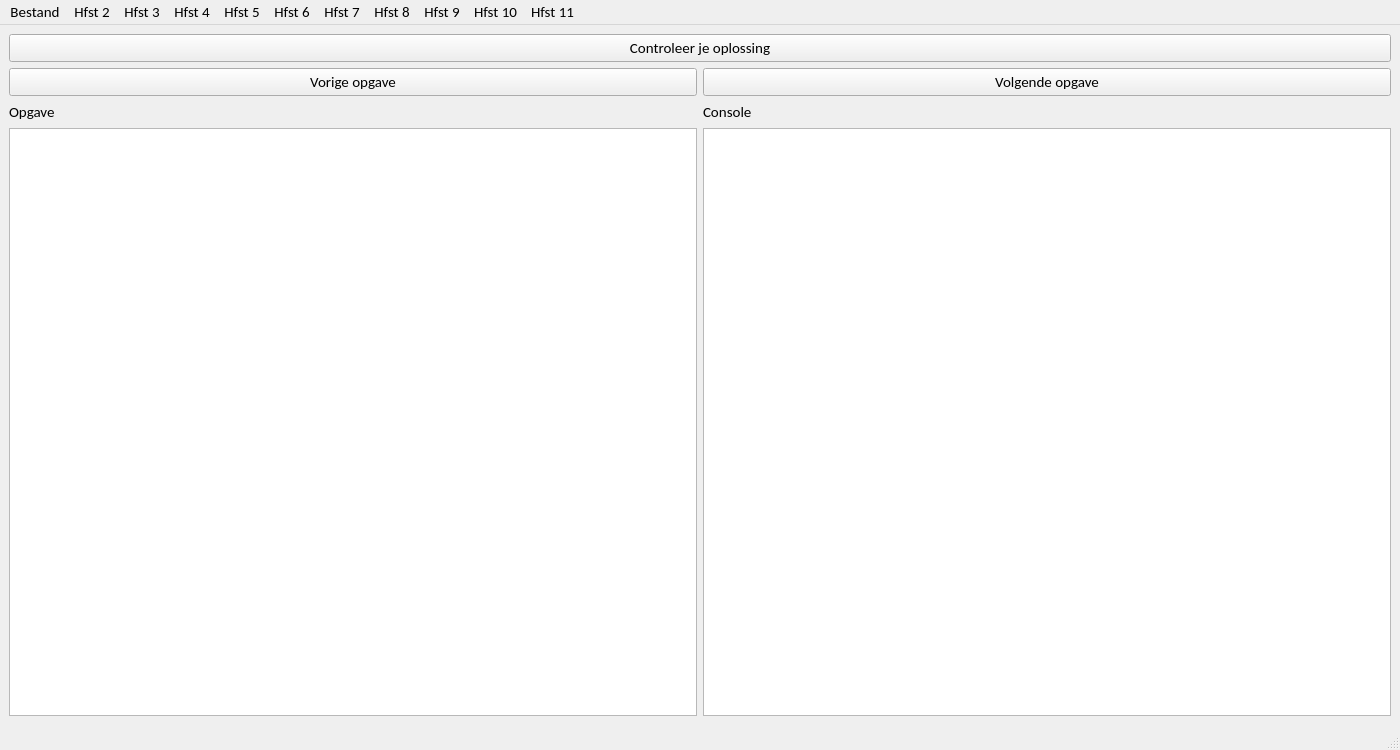
<?xml version="1.0" encoding="UTF-8"?>
<ui version="4.0">
 <class>MainWindow</class>
 <widget class="QMainWindow" name="MainWindow">
  <property name="geometry">
   <rect>
    <x>0</x>
    <y>0</y>
    <width>1400</width>
    <height>750</height>
   </rect>
  </property>
  <property name="font">
   <font>
    <family>Calibri</family>
    <pointsize>11</pointsize>
   </font>
  </property>
  <property name="windowTitle">
   <string>Python opgaven</string>
  </property>
  <widget class="QWidget" name="centralwidget">
   <layout class="QGridLayout" name="gridLayout">
    <item row="4" column="1">
     <widget class="QTextBrowser" name="textConsole"/>
    </item>
    <item row="4" column="0">
     <widget class="QTextBrowser" name="textOpgave"/>
    </item>
    <item row="2" column="0">
     <widget class="QPushButton" name="pushButtonPrev">
      <property name="text">
       <string>Vorige opgave</string>
      </property>
     </widget>
    </item>
    <item row="3" column="0">
     <widget class="QLabel" name="labelOpgave">
      <property name="text">
       <string>Opgave</string>
      </property>
     </widget>
    </item>
    <item row="2" column="1">
     <widget class="QPushButton" name="pushButtonNext">
      <property name="text">
       <string>Volgende opgave</string>
      </property>
     </widget>
    </item>
    <item row="0" column="0" colspan="2">
     <widget class="QPushButton" name="pushButtonCheck">
      <property name="text">
       <string>Controleer je oplossing</string>
      </property>
     </widget>
    </item>
    <item row="3" column="1">
     <widget class="QLabel" name="label_2">
      <property name="text">
       <string>Console</string>
      </property>
     </widget>
    </item>
   </layout>
  </widget>
  <widget class="QMenuBar" name="menubar">
   <property name="geometry">
    <rect>
     <x>0</x>
     <y>0</y>
     <width>1400</width>
     <height>26</height>
    </rect>
   </property>
   <widget class="QMenu" name="menuHfst_2">
    <property name="title">
     <string>Hfst 2</string>
    </property>
    <addaction name="actionOpgave_2_1"/>
    <addaction name="actionOpgave_2_2"/>
   </widget>
   <widget class="QMenu" name="menuHfst_3">
    <property name="title">
     <string>Hfst 3</string>
    </property>
    <addaction name="actionOpgave_pagina_16"/>
    <addaction name="actionOpgave_pagina_17"/>
    <addaction name="actionOpgave_pagina_20"/>
    <addaction name="actionOpgave_3_1"/>
    <addaction name="actionOpgave_3_2"/>
    <addaction name="actionOpgave_3_3"/>
    <addaction name="actionOpgave_3_4"/>
    <addaction name="actionOpgave_3_5"/>
   </widget>
   <widget class="QMenu" name="menuHfst_4">
    <property name="title">
     <string>Hfst 4</string>
    </property>
    <addaction name="actionOpgave_pagina_26"/>
    <addaction name="actionOpgave_pagina_29"/>
    <addaction name="actionOpgave_pagina_31"/>
    <addaction name="actionOpgave_1_pagina_32"/>
    <addaction name="actionOpgave_2_pagina_32"/>
    <addaction name="actionOpgave_3_pagina_32"/>
    <addaction name="actionOpgave_pagina_33"/>
    <addaction name="actionOpgave_4_1"/>
    <addaction name="actionOpgave_4_2"/>
    <addaction name="actionOpgave_4_3"/>
    <addaction name="actionOpgave_4_4"/>
   </widget>
   <widget class="QMenu" name="menuHfst_5">
    <property name="title">
     <string>Hfst 5</string>
    </property>
    <addaction name="actionOpgave_1_pagina_41"/>
    <addaction name="actionOpgave_2_pagina_41"/>
    <addaction name="actionOpgave_3_pagina_41"/>
    <addaction name="actionOpgave_1_pagina_42"/>
    <addaction name="actionOpgave_2_pagina_42"/>
    <addaction name="actionOpgave_pagina_43"/>
    <addaction name="actionOpgave_1_pagina_49"/>
    <addaction name="actionOpgave_2_pagina_49"/>
    <addaction name="actionOpgave_5_1"/>
    <addaction name="actionOpgave_5_2"/>
    <addaction name="actionOpgave_5_3"/>
    <addaction name="actionOpgave_5_4"/>
    <addaction name="actionOpgave_5_5"/>
   </widget>
   <widget class="QMenu" name="menuHfst_6">
    <property name="title">
     <string>Hfst 6</string>
    </property>
    <addaction name="actionOpgave_1_pagina_53"/>
    <addaction name="actionOpgave_2_pagina_53"/>
    <addaction name="actionOpgave_3_pagina_53"/>
    <addaction name="actionOpgave_pagina_54"/>
    <addaction name="actionOpgave_1_pagina_56"/>
    <addaction name="actionOpgave_2_pagina_56"/>
    <addaction name="actionOpgave_pagina_57"/>
    <addaction name="actionOpgave_pagina_58"/>
    <addaction name="actionOpgave_pagina_60"/>
    <addaction name="actionOpgave_pagina_61"/>
    <addaction name="actionOpgave_pagina_62"/>
    <addaction name="actionOpgave_6_1"/>
    <addaction name="actionOpgave_6_2"/>
    <addaction name="actionOpgave_6_3"/>
    <addaction name="actionOpgave_6_4"/>
   </widget>
   <widget class="QMenu" name="menuHfst_7">
    <property name="title">
     <string>Hfst 7</string>
    </property>
    <addaction name="actionOpgave_pagina_70"/>
    <addaction name="actionOpgave_1_pagina_71"/>
    <addaction name="actionOpgave_2_pagina_71"/>
    <addaction name="actionOpgave_1_pagina_72"/>
    <addaction name="actionOpgave_2_pagina_72"/>
    <addaction name="actionOpgave_1_pagina_73"/>
    <addaction name="actionOpgave_2_pagina_73"/>
    <addaction name="actionOpgave_1_pagina_75"/>
    <addaction name="actionOpgave_2_pagina_75"/>
    <addaction name="actionOpgave_1_pagina_76"/>
    <addaction name="actionOpgave_2_pagina_76"/>
    <addaction name="actionOpgave_3_pagina_76"/>
    <addaction name="actionOpgave_pagina_79"/>
    <addaction name="actionOpgave_pagina_80"/>
    <addaction name="actionOpgave_pagina_82"/>
    <addaction name="actionOpgave_pagina_83"/>
    <addaction name="actionOpgave_pagina_85"/>
    <addaction name="actionOpgave_7_1"/>
    <addaction name="actionOpgave_7_2"/>
    <addaction name="actionOpgave_7_3"/>
    <addaction name="actionOpgave_7_4"/>
    <addaction name="actionOpgave_7_5"/>
    <addaction name="actionOpgave_7_6"/>
    <addaction name="actionOpgave_7_7"/>
    <addaction name="actionOpgave_7_8"/>
    <addaction name="actionOpgave_7_9"/>
    <addaction name="actionOpgave_7_10"/>
    <addaction name="actionOpgave_7_11"/>
    <addaction name="actionOpgave_7_12"/>
    <addaction name="actionOpgave_7_13"/>
    <addaction name="actionOpgave_7_14"/>
    <addaction name="actionOpgave_7_15"/>
    <addaction name="actionOpgave_7_16"/>
   </widget>
   <widget class="QMenu" name="menuBestand">
    <property name="title">
     <string>Bestand</string>
    </property>
    <addaction name="actionNieuw"/>
    <addaction name="actionSluit"/>
   </widget>
   <widget class="QMenu" name="menuHfst_8">
    <property name="title">
     <string>Hfst 8</string>
    </property>
    <addaction name="actionOpgave_1_pagina_105"/>
    <addaction name="actionOpgave_2_pagina_105"/>
    <addaction name="actionOpgave_1_pagina_106"/>
    <addaction name="actionOpgave_2_pagina_106"/>
    <addaction name="actionOpgave_8_1"/>
    <addaction name="actionOpgave_8_2"/>
    <addaction name="actionOpgave_8_3"/>
    <addaction name="actionOpgave_8_4"/>
    <addaction name="actionOpgave_8_5"/>
    <addaction name="actionOpgave_8_6"/>
    <addaction name="actionOpgave_8_7"/>
   </widget>
   <widget class="QMenu" name="menuHfst_9">
    <property name="title">
     <string>Hfst 9</string>
    </property>
    <addaction name="actionOpgave_9_1"/>
    <addaction name="actionOpgave_9_2"/>
    <addaction name="actionOpgave_9_3"/>
    <addaction name="actionOpgave_9_4"/>
    <addaction name="actionOpgave_9_5"/>
   </widget>
   <widget class="QMenu" name="menuHfst_10">
    <property name="title">
     <string>Hfst 10</string>
    </property>
    <addaction name="actionOpgave_1_pagina_137"/>
    <addaction name="actionOpgave_2_pagina_137"/>
    <addaction name="actionOpgave_3_pagina_137"/>
    <addaction name="actionOpgave_1_pagina_141"/>
    <addaction name="actionOpgave_2_pagina_141"/>
    <addaction name="actionOpgave_3_pagina_141"/>
    <addaction name="actionOpgave_10_1"/>
    <addaction name="actionOpgave_10_2"/>
    <addaction name="actionOpgave_10_3"/>
    <addaction name="actionOpgave_10_4"/>
    <addaction name="actionOpgave_10_5"/>
    <addaction name="actionOpgave_10_6"/>
   </widget>
   <widget class="QMenu" name="menuHfst_11">
    <property name="title">
     <string>Hfst 11</string>
    </property>
    <addaction name="actionOpgave_pagina_149"/>
    <addaction name="actionOpgave_11_1"/>
    <addaction name="actionOpgave_11_2"/>
    <addaction name="actionOpgave_11_3"/>
   </widget>
   <addaction name="menuBestand"/>
   <addaction name="menuHfst_2"/>
   <addaction name="menuHfst_3"/>
   <addaction name="menuHfst_4"/>
   <addaction name="menuHfst_5"/>
   <addaction name="menuHfst_6"/>
   <addaction name="menuHfst_7"/>
   <addaction name="menuHfst_8"/>
   <addaction name="menuHfst_9"/>
   <addaction name="menuHfst_10"/>
   <addaction name="menuHfst_11"/>
  </widget>
  <widget class="QStatusBar" name="statusbar"/>
  <action name="actionOpgave_2_1">
   <property name="text">
    <string>Opgave 2.1</string>
   </property>
  </action>
  <action name="actionOpgave_2_2">
   <property name="text">
    <string>Opgave 2.2</string>
   </property>
  </action>
  <action name="actionOpgave_pagina_16">
   <property name="text">
    <string>Opgave pagina 16</string>
   </property>
  </action>
  <action name="actionOpgave_pagina_17">
   <property name="text">
    <string>Opgave pagina 17</string>
   </property>
  </action>
  <action name="actionOpgave_pagina_20">
   <property name="text">
    <string>Opgave pagina 20</string>
   </property>
  </action>
  <action name="actionOpgave_3_1">
   <property name="text">
    <string>Opgave 3.1</string>
   </property>
  </action>
  <action name="actionOpgave_3_2">
   <property name="text">
    <string>Opgave 3.2</string>
   </property>
  </action>
  <action name="actionOpgave_3_3">
   <property name="text">
    <string>Opgave 3.3</string>
   </property>
  </action>
  <action name="actionOpgave_3_4">
   <property name="text">
    <string>Opgave 3.4</string>
   </property>
  </action>
  <action name="actionOpgave_3_5">
   <property name="text">
    <string>Opgave 3.5</string>
   </property>
  </action>
  <action name="actionOpgave_pagina_26">
   <property name="text">
    <string>Opgave pagina 26</string>
   </property>
  </action>
  <action name="actionOpgave_pagina_29">
   <property name="text">
    <string>Opgave pagina 29</string>
   </property>
  </action>
  <action name="actionOpgave_pagina_31">
   <property name="text">
    <string>Opgave pagina 31</string>
   </property>
  </action>
  <action name="actionOpgave_1_pagina_32">
   <property name="text">
    <string>Opgave 1 pagina 32</string>
   </property>
  </action>
  <action name="actionOpgave_2_pagina_32">
   <property name="text">
    <string>Opgave 2 pagina 32</string>
   </property>
  </action>
  <action name="actionOpgave_3_pagina_32">
   <property name="text">
    <string>Opgave 3 pagina 32</string>
   </property>
  </action>
  <action name="actionOpgave_pagina_33">
   <property name="text">
    <string>Opgave pagina 33</string>
   </property>
  </action>
  <action name="actionOpgave_4_1">
   <property name="text">
    <string>Opgave 4.1</string>
   </property>
  </action>
  <action name="actionOpgave_4_2">
   <property name="text">
    <string>Opgave 4.2</string>
   </property>
  </action>
  <action name="actionOpgave_4_3">
   <property name="text">
    <string>Opgave 4.3</string>
   </property>
  </action>
  <action name="actionOpgave_4_4">
   <property name="text">
    <string>Opgave 4.4</string>
   </property>
  </action>
  <action name="actionOpgave_1_pagina_41">
   <property name="text">
    <string>Opgave 1 pagina 41</string>
   </property>
  </action>
  <action name="actionOpgave_2_pagina_41">
   <property name="text">
    <string>Opgave 2 pagina 41</string>
   </property>
  </action>
  <action name="actionOpgave_3_pagina_41">
   <property name="text">
    <string>Opgave 3 pagina 41</string>
   </property>
  </action>
  <action name="actionOpgave_1_pagina_42">
   <property name="text">
    <string>Opgave 1 pagina 42</string>
   </property>
  </action>
  <action name="actionOpgave_2_pagina_42">
   <property name="text">
    <string>Opgave 2 pagina 42</string>
   </property>
  </action>
  <action name="actionOpgave_pagina_43">
   <property name="text">
    <string>Opgave pagina 43</string>
   </property>
  </action>
  <action name="actionOpgave_1_pagina_49">
   <property name="text">
    <string>Opgave 1 pagina 49</string>
   </property>
  </action>
  <action name="actionOpgave_2_pagina_49">
   <property name="text">
    <string>Opgave 2 pagina 49</string>
   </property>
  </action>
  <action name="actionOpgave_5_1">
   <property name="text">
    <string>Opgave 5.1</string>
   </property>
  </action>
  <action name="actionOpgave_5_2">
   <property name="text">
    <string>Opgave 5.2</string>
   </property>
  </action>
  <action name="actionOpgave_5_3">
   <property name="text">
    <string>Opgave 5.3</string>
   </property>
  </action>
  <action name="actionOpgave_5_4">
   <property name="text">
    <string>Opgave 5.4</string>
   </property>
  </action>
  <action name="actionOpgave_5_5">
   <property name="text">
    <string>Opgave 5.5</string>
   </property>
  </action>
  <action name="actionOpgave_1_pagina_53">
   <property name="text">
    <string>Opgave 1 pagina 53</string>
   </property>
  </action>
  <action name="actionOpgave_2_pagina_53">
   <property name="text">
    <string>Opgave 2 pagina 53</string>
   </property>
  </action>
  <action name="actionOpgave_3_pagina_53">
   <property name="text">
    <string>Opgave 3 pagina 53</string>
   </property>
  </action>
  <action name="actionOpgave_pagina_54">
   <property name="text">
    <string>Opgave pagina 54</string>
   </property>
  </action>
  <action name="actionOpgave_1_pagina_56">
   <property name="text">
    <string>Opgave 1 pagina 56</string>
   </property>
  </action>
  <action name="actionOpgave_2_pagina_56">
   <property name="text">
    <string>Opgave 2 pagina 56</string>
   </property>
  </action>
  <action name="actionOpgave_pagina_57">
   <property name="text">
    <string>Opgave pagina 57</string>
   </property>
  </action>
  <action name="actionOpgave_pagina_58">
   <property name="text">
    <string>Opgave pagina 58</string>
   </property>
  </action>
  <action name="actionOpgave_pagina_60">
   <property name="text">
    <string>Opgave pagina 60</string>
   </property>
  </action>
  <action name="actionOpgave_pagina_61">
   <property name="text">
    <string>Opgave pagina 61</string>
   </property>
  </action>
  <action name="actionOpgave_pagina_62">
   <property name="text">
    <string>Opgave pagina 62</string>
   </property>
  </action>
  <action name="actionOpgave_6_1">
   <property name="text">
    <string>Opgave 6.1</string>
   </property>
  </action>
  <action name="actionOpgave_6_2">
   <property name="text">
    <string>Opgave 6.2</string>
   </property>
  </action>
  <action name="actionOpgave_6_3">
   <property name="text">
    <string>Opgave 6.3</string>
   </property>
  </action>
  <action name="actionOpgave_6_4">
   <property name="text">
    <string>Opgave 6.4</string>
   </property>
  </action>
  <action name="actionOpgave_pagina_70">
   <property name="text">
    <string>Opgave pagina 70</string>
   </property>
  </action>
  <action name="actionOpgave_1_pagina_71">
   <property name="text">
    <string>Opgave 1 pagina 71</string>
   </property>
  </action>
  <action name="actionOpgave_2_pagina_72">
   <property name="text">
    <string>Opgave 2 pagina 72</string>
   </property>
  </action>
  <action name="actionOpgave_1_pagina_72">
   <property name="text">
    <string>Opgave 1 pagina 72</string>
   </property>
  </action>
  <action name="actionOpgave_2_pagina_71">
   <property name="text">
    <string>Opgave 2 pagina 71</string>
   </property>
  </action>
  <action name="actionOpgave_1_pagina_73">
   <property name="text">
    <string>Opgave 1 pagina 73</string>
   </property>
  </action>
  <action name="actionOpgave_2_pagina_73">
   <property name="text">
    <string>Opgave 2 pagina 73</string>
   </property>
  </action>
  <action name="actionOpgave_1_pagina_75">
   <property name="text">
    <string>Opgave 1 pagina 75</string>
   </property>
  </action>
  <action name="actionOpgave_2_pagina_75">
   <property name="text">
    <string>Opgave 2 pagina 75</string>
   </property>
  </action>
  <action name="actionOpgave_1_pagina_76">
   <property name="text">
    <string>Opgave 1 pagina 76</string>
   </property>
  </action>
  <action name="actionOpgave_2_pagina_76">
   <property name="text">
    <string>Opgave 2 pagina 76</string>
   </property>
  </action>
  <action name="actionOpgave_3_pagina_76">
   <property name="text">
    <string>Opgave 3 pagina 76</string>
   </property>
  </action>
  <action name="actionOpgave_pagina_79">
   <property name="text">
    <string>Opgave pagina 79</string>
   </property>
  </action>
  <action name="actionOpgave_pagina_80">
   <property name="text">
    <string>Opgave pagina 80</string>
   </property>
  </action>
  <action name="actionOpgave_pagina_82">
   <property name="text">
    <string>Opgave pagina 82</string>
   </property>
  </action>
  <action name="actionOpgave_pagina_83">
   <property name="text">
    <string>Opgave pagina 83</string>
   </property>
  </action>
  <action name="actionOpgave_pagina_85">
   <property name="text">
    <string>Opgave pagina 85</string>
   </property>
  </action>
  <action name="actionOpgave_7_1">
   <property name="text">
    <string>Opgave 7.1</string>
   </property>
  </action>
  <action name="actionOpgave_7_2">
   <property name="text">
    <string>Opgave 7.2</string>
   </property>
  </action>
  <action name="actionOpgave_7_3">
   <property name="text">
    <string>Opgave 7.3</string>
   </property>
  </action>
  <action name="actionOpgave_7_4">
   <property name="text">
    <string>Opgave 7.4</string>
   </property>
  </action>
  <action name="actionOpgave_7_5">
   <property name="text">
    <string>Opgave 7.5</string>
   </property>
  </action>
  <action name="actionOpgave_7_6">
   <property name="text">
    <string>Opgave 7.6</string>
   </property>
  </action>
  <action name="actionOpgave_7_7">
   <property name="text">
    <string>Opgave 7.7</string>
   </property>
  </action>
  <action name="actionOpgave_7_8">
   <property name="text">
    <string>Opgave 7.8</string>
   </property>
  </action>
  <action name="actionOpgave_7_9">
   <property name="text">
    <string>Opgave 7.9</string>
   </property>
  </action>
  <action name="actionOpgave_7_10">
   <property name="text">
    <string>Opgave 7.10</string>
   </property>
  </action>
  <action name="actionOpgave_7_11">
   <property name="text">
    <string>Opgave 7.11</string>
   </property>
  </action>
  <action name="actionOpgave_7_12">
   <property name="text">
    <string>Opgave 7.12</string>
   </property>
  </action>
  <action name="actionOpgave_7_13">
   <property name="text">
    <string>Opgave 7.13</string>
   </property>
  </action>
  <action name="actionOpgave_7_14">
   <property name="text">
    <string>Opgave 7.14</string>
   </property>
  </action>
  <action name="actionOpgave_7_15">
   <property name="text">
    <string>Opgave 7.15</string>
   </property>
  </action>
  <action name="actionOpgave_7_16">
   <property name="text">
    <string>Opgave 7.16</string>
   </property>
  </action>
  <action name="actionNieuw">
   <property name="text">
    <string>Nieuw</string>
   </property>
  </action>
  <action name="actionSluit">
   <property name="text">
    <string>Sluit</string>
   </property>
  </action>
  <action name="actionOpgave_1_pagina_105">
   <property name="text">
    <string>Opgave 1 pagina 105</string>
   </property>
  </action>
  <action name="actionOpgave_2_pagina_105">
   <property name="text">
    <string>Opgave 2 pagina 105</string>
   </property>
  </action>
  <action name="actionOpgave_1_pagina_106">
   <property name="text">
    <string>Opgave 1 pagina 106</string>
   </property>
  </action>
  <action name="actionOpgave_2_pagina_106">
   <property name="text">
    <string>Opgave 2 pagina 106</string>
   </property>
  </action>
  <action name="actionOpgave_8_1">
   <property name="text">
    <string>Opgave 8.1</string>
   </property>
  </action>
  <action name="actionOpgave_8_2">
   <property name="text">
    <string>Opgave 8.2</string>
   </property>
  </action>
  <action name="actionOpgave_8_3">
   <property name="text">
    <string>Opgave 8.3</string>
   </property>
  </action>
  <action name="actionOpgave_8_4">
   <property name="text">
    <string>Opgave 8.4</string>
   </property>
  </action>
  <action name="actionOpgave_8_5">
   <property name="text">
    <string>Opgave 8.5</string>
   </property>
  </action>
  <action name="actionOpgave_8_6">
   <property name="text">
    <string>Opgave 8.6</string>
   </property>
  </action>
  <action name="actionOpgave_8_7">
   <property name="text">
    <string>Opgave 8.7</string>
   </property>
  </action>
  <action name="actionOpgave_9_1">
   <property name="text">
    <string>Opgave 9.1</string>
   </property>
  </action>
  <action name="actionOpgave_9_2">
   <property name="text">
    <string>Opgave 9.2</string>
   </property>
  </action>
  <action name="actionOpgave_9_3">
   <property name="text">
    <string>Opgave 9.3</string>
   </property>
  </action>
  <action name="actionOpgave_9_4">
   <property name="text">
    <string>Opgave 9.4</string>
   </property>
  </action>
  <action name="actionOpgave_9_5">
   <property name="text">
    <string>Opgave 9.5</string>
   </property>
  </action>
  <action name="actionOpgave_1_pagina_137">
   <property name="text">
    <string>Opgave 1 pagina 137</string>
   </property>
  </action>
  <action name="actionOpgave_2_pagina_137">
   <property name="text">
    <string>Opgave 2 pagina 137</string>
   </property>
  </action>
  <action name="actionOpgave_3_pagina_137">
   <property name="text">
    <string>Opgave 3 pagina 137</string>
   </property>
  </action>
  <action name="actionOpgave_1_pagina_141">
   <property name="text">
    <string>Opgave 1 pagina 141</string>
   </property>
  </action>
  <action name="actionOpgave_2_pagina_141">
   <property name="text">
    <string>Opgave 2 pagina 141</string>
   </property>
  </action>
  <action name="actionOpgave_3_pagina_141">
   <property name="text">
    <string>Opgave 3 pagina 141</string>
   </property>
  </action>
  <action name="actionOpgave_11_1">
   <property name="text">
    <string>Opgave 11.1</string>
   </property>
  </action>
  <action name="actionOpgave_10_1">
   <property name="text">
    <string>Opgave 10.1</string>
   </property>
  </action>
  <action name="actionOpgave_10_2">
   <property name="text">
    <string>Opgave 10.2</string>
   </property>
  </action>
  <action name="actionOpgave_10_3">
   <property name="text">
    <string>Opgave 10.3</string>
   </property>
  </action>
  <action name="actionOpgave_10_4">
   <property name="text">
    <string>Opgave 10.4</string>
   </property>
  </action>
  <action name="actionOpgave_10_5">
   <property name="text">
    <string>Opgave 10.5</string>
   </property>
  </action>
  <action name="actionOpgave_10_6">
   <property name="text">
    <string>Opgave 10.6</string>
   </property>
  </action>
  <action name="actionOpgave_11_2">
   <property name="text">
    <string>Opgave 11.2</string>
   </property>
  </action>
  <action name="actionOpgave_pagina_149">
   <property name="text">
    <string>Opgave pagina 149</string>
   </property>
  </action>
  <action name="actionOpgave_11_3">
   <property name="text">
    <string>Opgave 11.3</string>
   </property>
  </action>
 </widget>
 <resources/>
 <connections/>
</ui>
